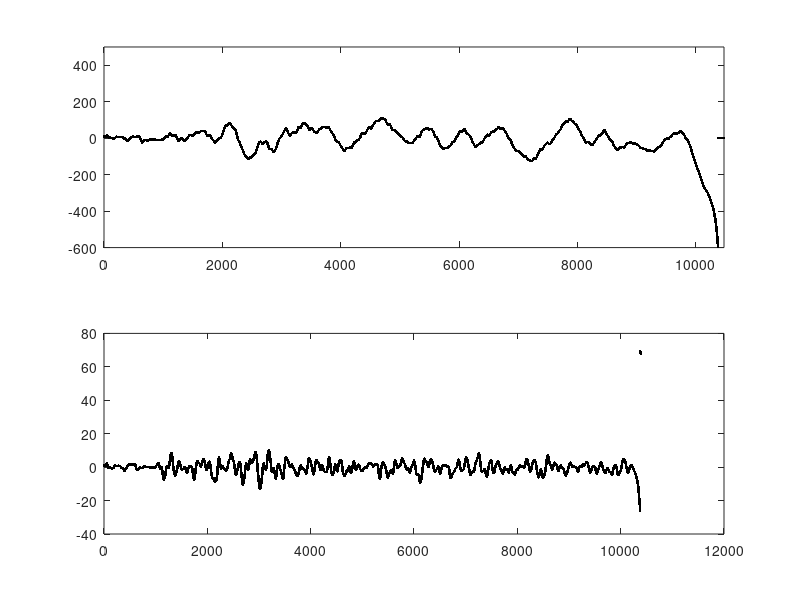

Write the MATLAB code that produced this figure. (Note: this script raises an error after producing the figure.)
function Angle_AP_view_pos()


load SubjectA_0002.tsv
X=SubjectA_0002;

% sample rate is 250 Hz

%data file is in 6 columns: x,y,z(top), x,y,z (bottom)

Xtot=[];
 
    x1=X(:,1);
    x2=X(:,2);
    x3=X(:,3);
    x4=X(:,4);
    x5=X(:,5);
    x6=X(:,6);
 
    min(x1)
    max(x1)
    abs(min(x1))+abs(max(x1))

for i=1:length(x1)
   ell_1(i)=sqrt((x1(i)-x4(i))^2+(x2(i)-x5(i))^2+(x3(i)-x6(i))^2);
   ang_sin_1(i)=sqrt((x1(i)-x4(i))^2+(x2(i)-x5(i))^2)/ell_1(i);
   ang_sin_x_1(i)=(x1(i)-x4(i))/ell_1(i);
   ang_sin_y_1(i)=(x2(i)-x5(i))/ell_1(i);
   ang_1(i)=asind(ang_sin_1(i));
   ang_x_1(i)=asind(ang_sin_x_1(i));
   ang_y_1(i)=asind(ang_sin_y_1(i));   
   dev(i)=sqrt((x1(i)-x4(i))^2+(x2(i)-x5(i))^2); 
 %  y(i)=i*0.004;
end

length(x1)
length(x4)
%for j=1:length(x1)
%    z(j)=sqrt(x1(j)^2 + x2(j)^2);
%    w(j)=sqrt(x4(j)^2 + x5(j)^2);
%end


% ang_x_1 is angle in the AP direction (I think)

%ang_x_1(1:10,1)
%plot(ang_x_1)
%axis([0,length(x1)*0.004,-10,10])

figure
%plot(x4)
subplot(2,1,1)
plot(x1,'k.')
%vline(9054)
axis([0 length(x1) -600 500])
subplot(2,1,2)
plot(ang_x_1,'k.')
vline(12300,'r-')
hline(20,'g-')
hline(11.37,'r-')
axis([0 length(x1) -20 25])

figure
plot(x3-x6,'k-')
vline(5928,'r--')
vline(660,'g--')

%var(ang_x_1(897:5094))

figure
plot(diff(diff(x4)), 'ko-')
hold on
plot(diff(diff(x5)),'ro-')
axis([0,length(x1),-1.0,1.0])
title('bottom of stick')
    
figure
plot(diff(diff(x1)), 'ko-')
hold on
plot(diff(diff(x2)),'ro-')
axis([0,length(x1),-1.0,1.0])
title('top of stick')
end 
    

